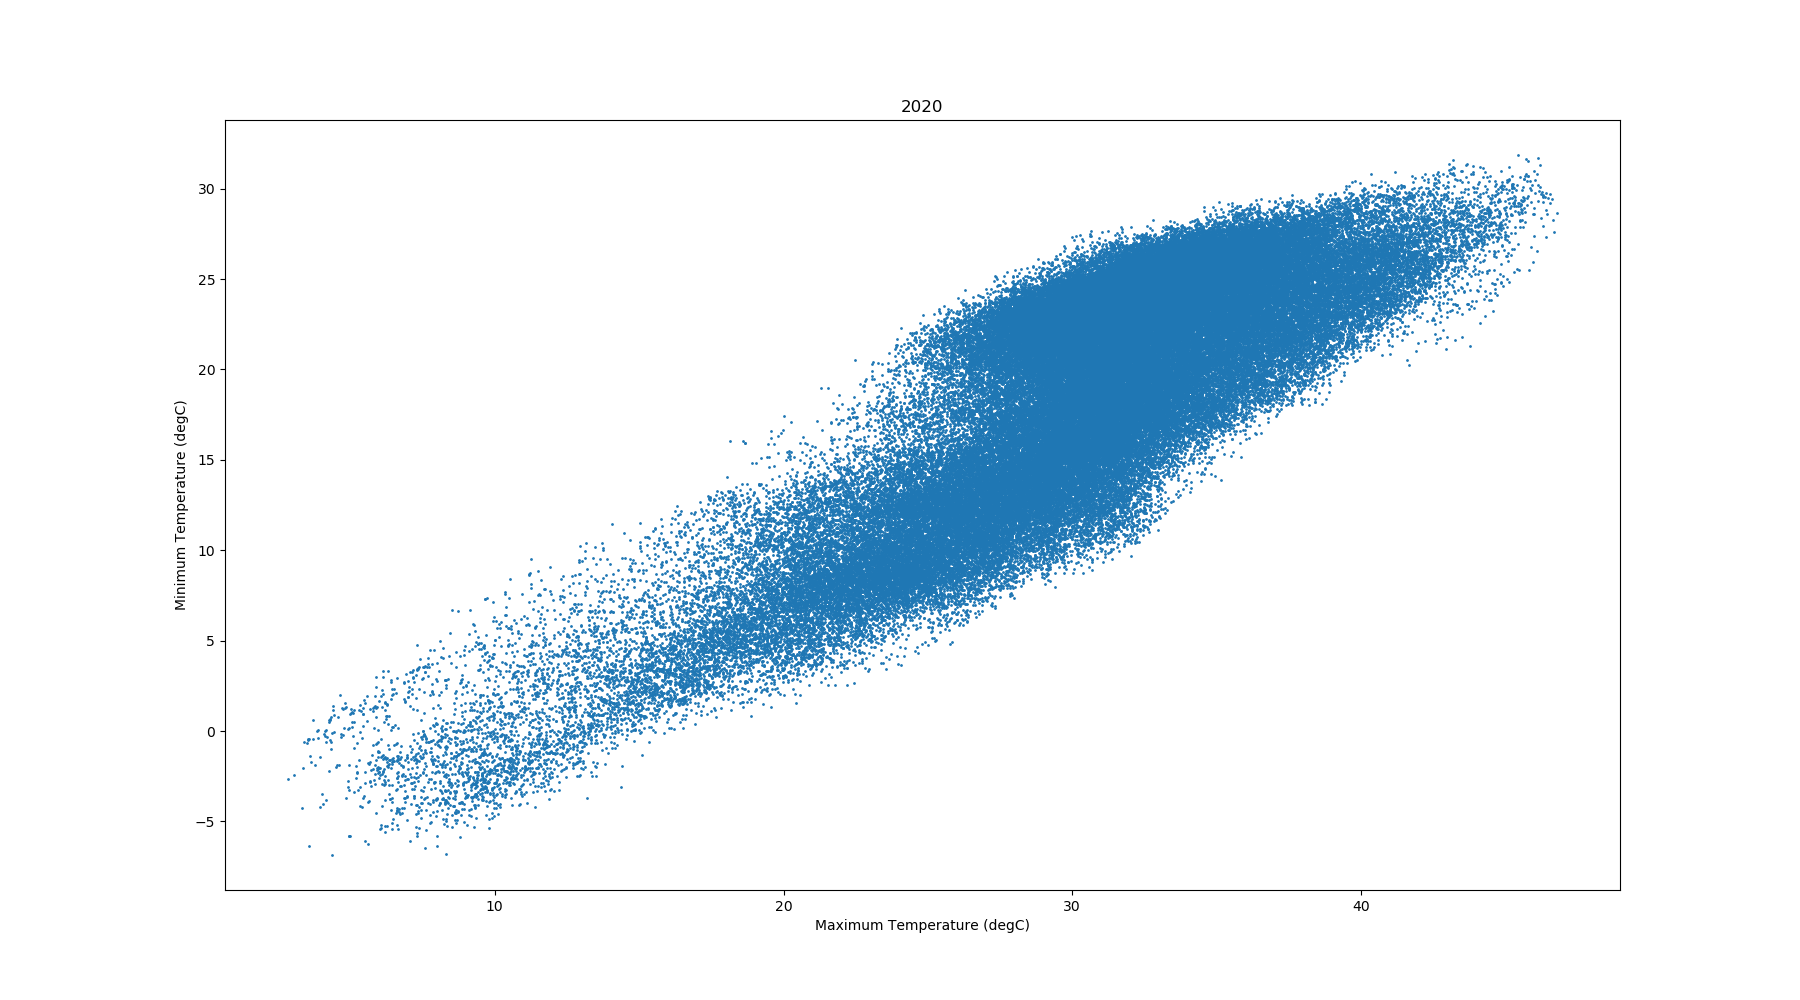

Reproduce this figure in Python.
###############Reading IMD binary (GRD) data for Maximum temperature###############

import numpy as np
import matplotlib.pyplot as plt

filename1='/mnt/d/DATA/IMD_MaxTemp/Maxtemp_MaxT_2020.GRD'	##File path
filename2='/mnt/d/DATA/IMD_MinTemp/Mintemp_MinT_2020.GRD'	##File path

###############Have to set according to data format##############################

nlat=31			# Obtained from the ctl file
nlon=31
ndays=366
lons=np.arange(67.5,98.5,1)	# Define latitude and longitude as obtained from ctl file
#print(lons)
lats=np.arange(7.5,38.5,1)
#print(lats)

#########################Read Maximum Temperature################################

f=open(filename1,'rb')
data=np.fromfile(f,dtype="float32",count=-1)	# Opening and reading the file into a one dimensional array
print(data, len(data))
print(data.min())
print(data.max())

################Reshaping data######################

maxtemp=np.reshape(data,(ndays,nlat,nlon),order='C')
#print(maxtemp.shape)
#print(maxtemp.min())
#print(temp[50,:,:])
del f
del data
##########################Read Minimum Temperature##############################

f=open(filename2,'rb')
data=np.fromfile(f,dtype="float32",count=-1)	# Opening and reading the file into a one dimensional array
print(data, len(data))
#print(data.min())
#print(data.max())

################Reshaping data######################

mintemp=np.reshape(data,(ndays,nlat,nlon),order='C')
print(mintemp.shape)
print(mintemp.min())
#print(temp[50,:,:])

###############Mask the fill values##############################################

maxtemp_mask=np.ma.masked_where(maxtemp>99.0, maxtemp)
mintemp_mask=np.ma.masked_where(mintemp>99.0, mintemp)

####################Scatter Plot for JJAS and NDJF##############################

fig=plt.figure(figsize=(18,10))
plt.scatter(maxtemp_mask,mintemp_mask,s=1)
plt.title('2020')
plt.xlabel("Maximum Temperature (degC)")
plt.ylabel("Minimum Temperature (degC)")
plt.savefig("scatter_plot.png")
exit()
